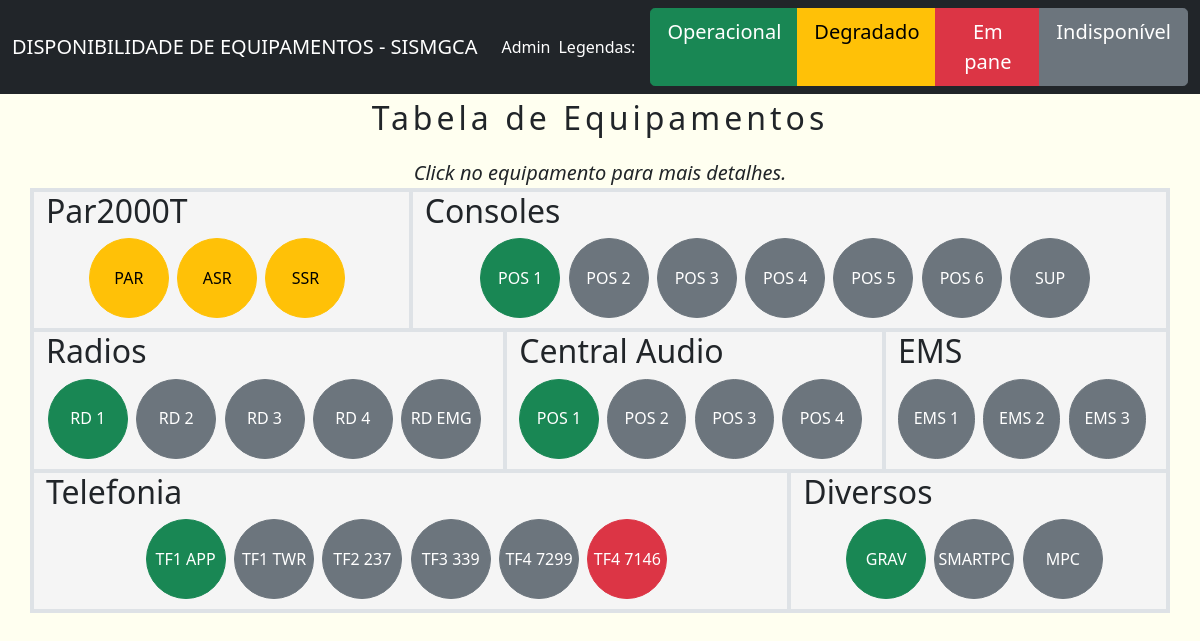
/, run on an earlier commit of the app's database.
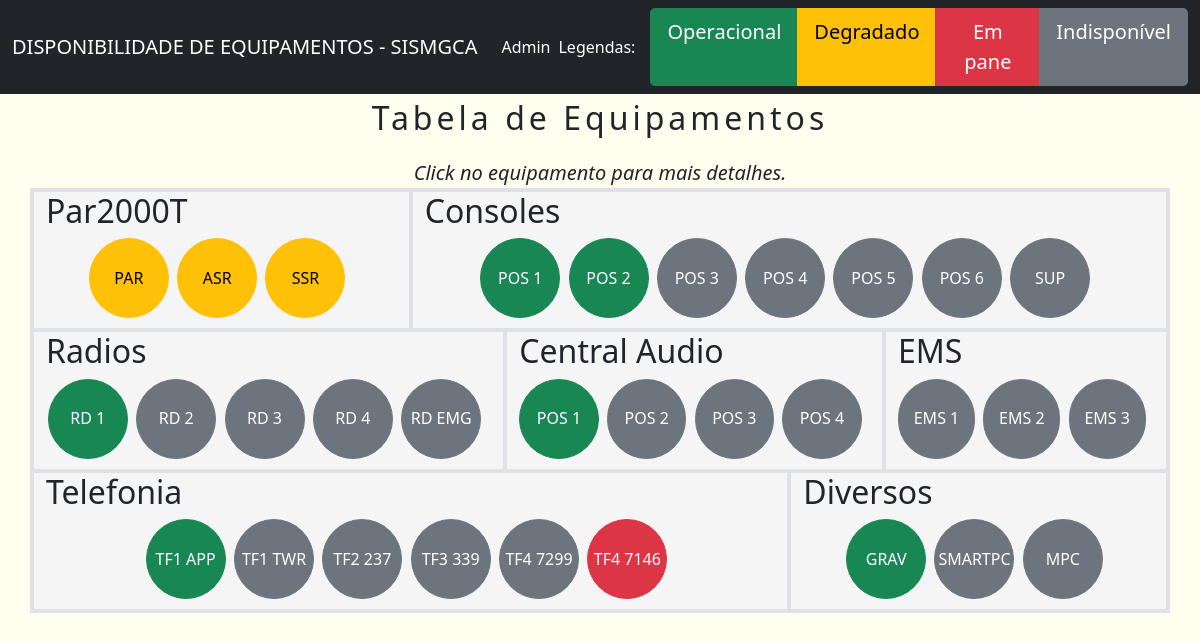
And on a later commit of the database.
### equipamentos/views.py (the view)
# urls.py: path('', IndexListView.as_view(), name='listar_disponibilidade'),
class IndexListView(ListView):
    template_name = 'disponibilidade.html'
    context_object_name = 'objectPar2000T'
    def get_queryset(self):
        return Par2000T.objects.order_by('pk').all()
    def get_context_data(self, **kwargs):
        context = super(IndexListView, self).get_context_data(**kwargs)
        context['objectConsoles'] = Consoles.objects.order_by('pk').all()
        context['objectRadios'] = Radios.objects.order_by('pk').all()
        context['objectCentralAudio'] = CentralAudio.objects.order_by('pk').all()
        context['objectDiversos'] = Diversos.objects.order_by('pk').all()
        context['objectEms'] = Ems.objects.order_by('pk').all()
        context['objectTelefonia'] = Telefonia.objects.order_by('pk').all()
        return context

### equipamentos/models.py (called while the page is built)
    def get_class_bootstrap(self):
        if self.situacao_id == 1:
            return "btn btn-success"
        elif self.situacao_id == 2:
            return "btn btn-warning"
        elif self.situacao_id == 3:
            return "btn btn-danger"
        elif self.situacao_id == 4:
            return "btn btn-secondary"
        else:
            return "btn btn-light"

### equipamentos/templates/disponibilidade.html (shortened to what this page needs)
{% extends 'base.html' %}
{% load humanize %}
{% block conteudo %}
<div class="row">
<div style=""><p class="text-center fs-2" style="letter-spacing:4px; line-height:1.5">Tabela de Equipamentos</p> </div>
   <span class="text-center fs-5 fst-italic" style="margin-top:0px; line-height:1.5 ">Click no equipamento para mais detalhes.</span>
</div>
<div class="container border border-2" style="background-color: WhiteSmoke;">
  <div class="row">
      <div class="col-4 border border-2">
        <div class="row" ><h2>Par2000T</h2></div>
          <div class="d-flex justify-content-center" style="padding-bottom:10px">
           {% for obj in objectPar2000T %}
            <button class="{{ obj.situacao.get_class_bootstrap }} btn-circle btn-xl grow" type="button" data-bs-toggle="offcanvas" data-bs-target="#offcanvasRightA1{{obj.pk}}" aria-controls="offcanvasRight">{{ obj.nome }}</button>&nbsp&nbsp
          {% endfor %}
        </div>
    </div>
  <div class="col-8 border border-2">
        <div class="row" ><h2>Consoles</h2></div>
          <div class="d-flex justify-content-center" style="padding-bottom:10px">
           {% for obj in objectConsoles %}
            <button class="{{ obj.situacao.get_class_bootstrap }} btn-circle btn-xl grow" type="button" data-bs-toggle="offcanvas" data-bs-target="#offcanvasRightB2{{obj.pk}}" aria-controls="offcanvasRight">{{ obj.nome }}</button>&nbsp&nbsp
          {% endfor %}
      </div>
    </div>
</div>
<div class="row">
  <div class="col-5 border border-2">
    <div class="row" ><h2>Radios</h2></div>
          <div class="d-flex justify-content-center" style="padding-bottom:10px">
           {% for obj in objectRadios %}
            <button class="{{ obj.situacao.get_class_bootstrap }} btn-circle btn-xl grow" type="button" data-bs-toggle="offcanvas" data-bs-target="#offcanvasRightC3{{obj.pk}}" aria-controls="offcanvasRight">{{ obj.nome }}</button>&nbsp&nbsp
          {% endfor %}
        </div>
  </div>
  <div class="col-4 border border-2">
    <div class="row" ><h2>Central Audio</h2></div>
          <div class="d-flex justify-content-center" style="padding-bottom:10px">
           {% for obj in objectCentralAudio %}
            <button class="{{ obj.situacao.get_class_bootstrap }} btn-circle btn-xl grow" type="button" data-bs-toggle="offcanvas" data-bs-target="#offcanvasRightD4{{obj.pk}}" aria-controls="offcanvasRight">{{ obj.nome }}</button>&nbsp&nbsp
          {% endfor %}
        </div>
  </div>
  <div class="col-3 border border-2">
   <div class="row" ><h2>EMS</h2></div>
          <div class="d-flex justify-content-center" style="padding-bottom:10px">
           {% for obj in objectEms %}
            <button class="{{ obj.situacao.get_class_bootstrap }} btn-circle btn-xl grow" type="button" data-bs-toggle="offcanvas" data-bs-target="#offcanvasRightE5{{obj.pk}}" aria-controls="offcanvasRight">{{ obj.nome }}</button>&nbsp&nbsp
          {% endfor %}
      </div>
    </div>
</div>
<div class="row">
    <div class="col-8 border border-2">
    <div class="row" ><h2>Telefonia</h2></div>
          <div class="d-flex justify-content-center" style="padding-bottom:10px">
           {% for obj in objectTelefonia %}
            <button class="{{ obj.situacao.get_class_bootstrap }} btn-circle btn-xl grow" type="button" data-bs-toggle="offcanvas" data-bs-target="#offcanvasRightF6{{obj.pk}}" aria-controls="offcanvasRight">{{ obj.nome }}</button>&nbsp&nbsp
          {% endfor %}
      </div>
  </div>
  <div class="col-4 border border-2">
    <div class="row" ><h2>Diversos</h2></div>
          <div class="d-flex justify-content-center" style="padding-bottom:10px">
           {% for obj in objectDiversos %}
            <button class="{{ obj.situacao.get_class_bootstrap }} btn-circle btn-xl grow" type="button" data-bs-toggle="offcanvas" data-bs-target="#offcanvasRightG7{{obj.pk}}" aria-controls="offcanvasRight">{{ obj.nome }}</button>&nbsp&nbsp
          {% endfor %}
      </div>
  </div>
</div>
</div>
{% endblock %}

What changed in the data, as far as the page shows it:
changed Consoles "POS 2": situacao_id 4 → 1 (drawn)
